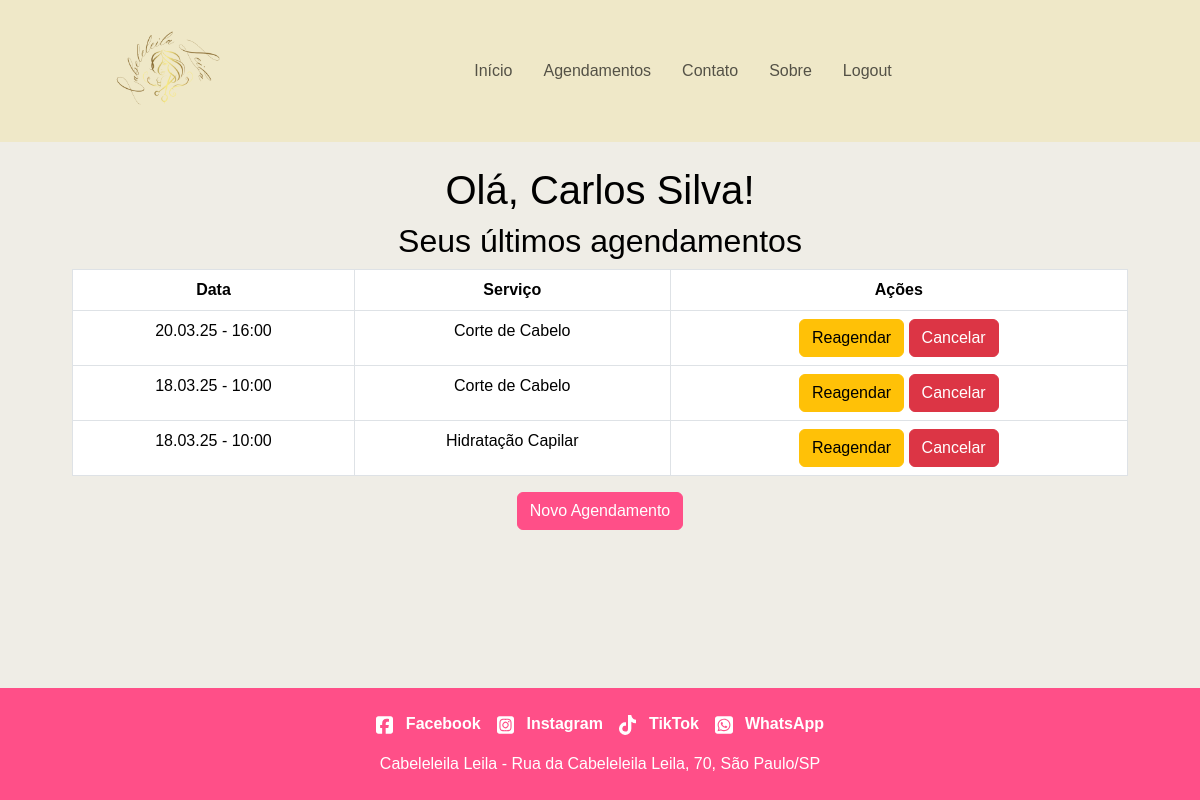
The page /website/view/public/agendamentos.php (signed in) on the database its author committed.
### tables this page shows
CREATE TABLE IF NOT EXISTS AGENDAMENTO (
    id_agendamento INT AUTO_INCREMENT PRIMARY KEY,
    id_cliente INT NOT NULL,
    data_hora DATETIME NOT NULL,
    status ENUM('Agendado', 'Confirmado', 'Cancelado') DEFAULT 'Agendado',
    alteracao_permitida BOOLEAN DEFAULT TRUE,
    FOREIGN KEY (id_cliente) REFERENCES CLIENTE(id_cliente) ON DELETE CASCADE
);

CREATE TABLE IF NOT EXISTS SERVICO (
    id_servico INT AUTO_INCREMENT PRIMARY KEY,
    nome_servico VARCHAR(100) NOT NULL,
    descricao TEXT,
    preco DECIMAL(10,2) NOT NULL
);

### website/view/public/agendamentos.php (the view, shortened to what this page needs)
<?php
include "../../model/head.php";
include "../../model/clients/header.php";
include "../../controler/connection.php";
$id_cliente = $_SESSION["id_cliente"];
$nome_cliente = $_SESSION["nome"];
$sql = "SELECT A.id_agendamento, A.data_hora, S.nome_servico
        FROM AGENDAMENTO A
        JOIN AGENDAMENTO_SERVICO ASV ON A.id_agendamento = ASV.id_agendamento
        JOIN SERVICO S ON ASV.id_servico = S.id_servico
        WHERE A.id_cliente = ?
        ORDER BY A.data_hora DESC ";
$stmt = $pdo->prepare($sql);
$stmt->execute([$id_cliente]);
$agendamentos = $stmt->fetchAll(PDO::FETCH_ASSOC);
?>
<main class="container py-4">
    <h1>Olá, <?php echo htmlspecialchars($nome_cliente); ?>!</h1>
    <h2>Seus últimos agendamentos</h2>
    <table class="table table-bordered">
        <thead>
            <tr>
                <th>Data</th>
                <th>Serviço</th>
                <th>Ações</th>
            </tr>
        </thead>
        <tbody>
            <?php if (count($agendamentos) > 0): ?>
                <?php foreach ($agendamentos as $agendamento):
                    $data_agendamento = strtotime($agendamento['data_hora']);
                    $data_atual = strtotime(date('Y-m-d H:i:s'));
                    $diferenca_dias = ($data_agendamento - $data_atual) / 86400;
                ?>
                    <tr>
                        <td><?php echo date('d.m.y - H:i', $data_agendamento); ?></td>
                        <td><?php echo htmlspecialchars($agendamento['nome_servico']); ?></td>
                        <td>
                            <button class="btn btn-warning" onclick="reagendar(<?php echo $diferenca_dias; ?>, <?php echo $agendamento['id_agendamento']; ?>)">Reagendar</button>
                            <button class="btn btn-danger" onclick="cancelarAgendamento(<?php echo $agendamento['id_agendamento']; ?>)">Cancelar</button>
                        </td>
                    </tr>
                <?php endforeach; ?>
            <?php else: ?>
                <tr><td colspan="3">Nenhum agendamento encontrado.</td></tr>
            <?php endif; ?>
        </tbody>
    </table>
    <div class="text-center mt-3">
        <a href="form_agendamento.php" class="btn btn-primary">Novo Agendamento</a>
    </div>
</main>
<?php include "../../model/footer.php"; ?>
</body>
</html>

### website/model/src/css/style.css (style rules this page uses)
* { box-sizing: border-box; }
main { flex-grow: 1; }
.container { max-width: 90%; margin: 0 auto; }
button { background-color: #ff4f88; color: white; border: none; padding: 15px 30px; font-size: 1em; cursor: pointer; border-radius: 5px; }

### website/model/src/css/custom_colors.css (style rules this page uses)
:root { --bs-primary: #ff4f88; --bs-secondary: #000000; --bs-success: #28a745; --bs-danger: #dc3545; --bs-light: #efe8c8; }
.btn-primary { background-color: var(--bs-primary) ; border-color: var(--bs-primary) ; }

### rows shown on the page
agendamento: data_hora "20.03.25 - 16:00", servico.nome_servico "Corte de Cabelo"
agendamento: data_hora "18.03.25 - 10:00", servico.nome_servico "Corte de Cabelo", servico.nome_servico "Hidratação Capilar"

### other values the page prints
$nome_cliente "Carlos Silva"
